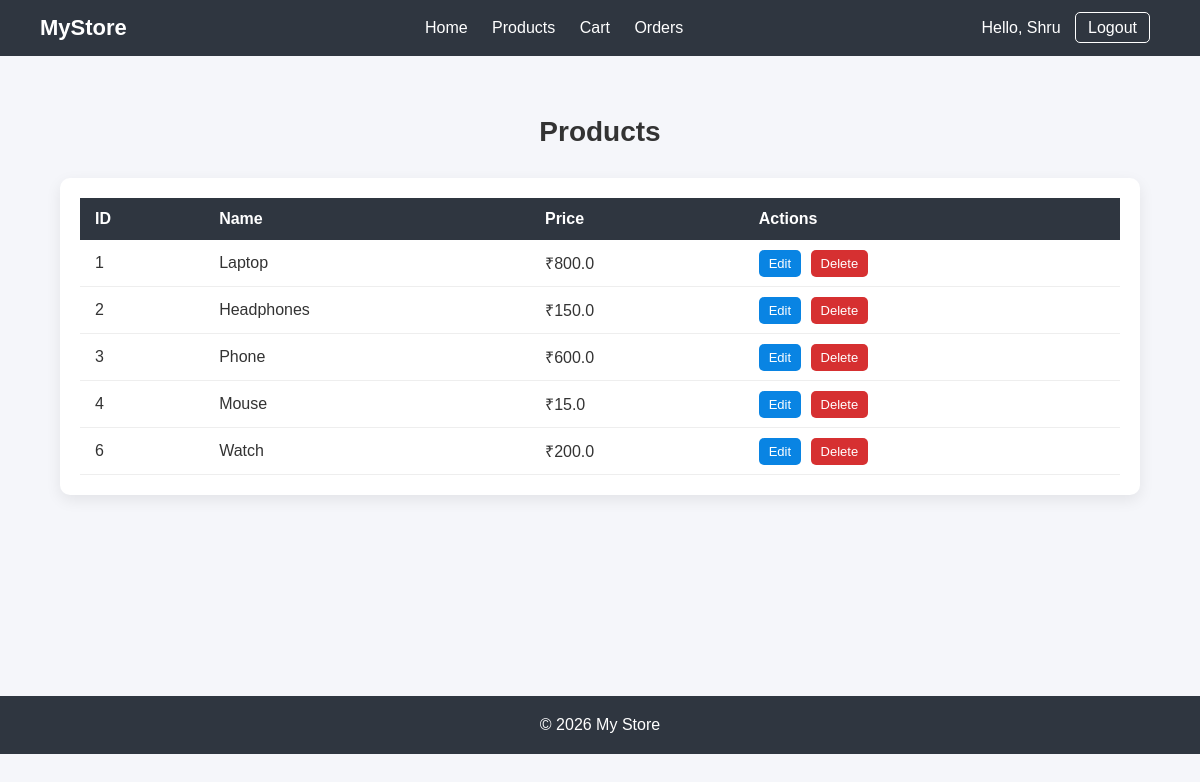
The page /admin/products (signed in) on the database its author committed.
### tables this page shows
CREATE TABLE products (
    id INTEGER PRIMARY KEY AUTOINCREMENT,
    name TEXT NOT NULL,
    price REAL NOT NULL,
    description TEXT
);

### app/routes.py (the view)
@main.route('/admin/products')
@admin_required
def admin_products():
    from database.db import get_connection
    conn = get_connection()
    cursor = conn.cursor()
    cursor.execute("SELECT * FROM products")
    products = cursor.fetchall()
    conn.close()
    return render_template('admin/products.html', products=products)

### database/db.py (called while the page is built)
def get_connection():
    connection = sqlite3.connect('database/store.db')
    connection.row_factory = sqlite3.Row
    return connection

### templates/admin/products.html
{% extends "base.html" %}
{% block content %}
<link rel="stylesheet" href="{{ url_for('static', filename='admin.css') }}">
<div class="admin-container">
    <h2 class="admin-title">Products</h2>
    <div class="table-container">
        <table class="admin-table">
            <thead>
                <tr>
                    <th>ID</th>
                    <th>Name</th>
                    <th>Price</th>
                    <th>Actions</th>
                </tr>
            </thead>
            <tbody>
                {% for p in products %}
                <tr>
                    <td>{{ p.id }}</td>
                    <td>{{ p.name }}</td>
                    <td>₹{{ p.price }}</td>
                    <td>
                        <a href="/admin/edit-product/{{ p.id }}" class="btn-edit">Edit</a>
                        <a href="/admin/delete-product/{{ p.id }}" class="btn-delete">Delete</a>
                    </td>
                </tr>
                {% endfor %}
            </tbody>
        </table>
    </div>
</div>
{% endblock %}

### static/style.css (style rules this page uses)
* { margin: 0; padding: 0; box-sizing: border-box; }
body { font-family: Arial, sans-serif; background: #f5f6fa; color: #333; }

### static/admin.css (style rules this page uses)
.admin-container { padding: 20px; }
.admin-title { font-size: 28px; margin-bottom: 30px; text-align: center; }
.admin-table { width: 100%; border-collapse: collapse; }
.admin-table thead { background: #2f3640; color: white; }
.admin-table th { padding: 12px; text-align: left; }
.admin-table td { padding: 12px; border-bottom: 1px solid #eee; }
.table-container { overflow-x: auto; background: white; padding: 20px; border-radius: 10px; box-shadow: 0 5px 15px rgba(0,0,0,0.08); }
.admin-table th, .admin-table td { padding: 12px 15px; text-align: left; }
.admin-table tbody tr { border-bottom: 1px solid #eee; transition: background 0.2s; }
.btn-edit { background: #0984e3; color: white; padding: 6px 10px; border-radius: 5px; text-decoration: none; margin-right: 5px; font-size: 13px; }
.btn-delete { background: #d63031; color: white; padding: 6px 10px; border-radius: 5px; text-decoration: none; font-size: 13px; }

### rows shown on the page
products: id "1", name "Laptop", price "800.0"
products: id "2", name "Headphones", price "150.0"
products: id "3", name "Phone", price "600.0"
products: id "4", name "Mouse", price "15.0"
products: id "6", name "Watch", price "200.0"

### other values the page prints
{{ session.get('user_name') }} "Shru"
